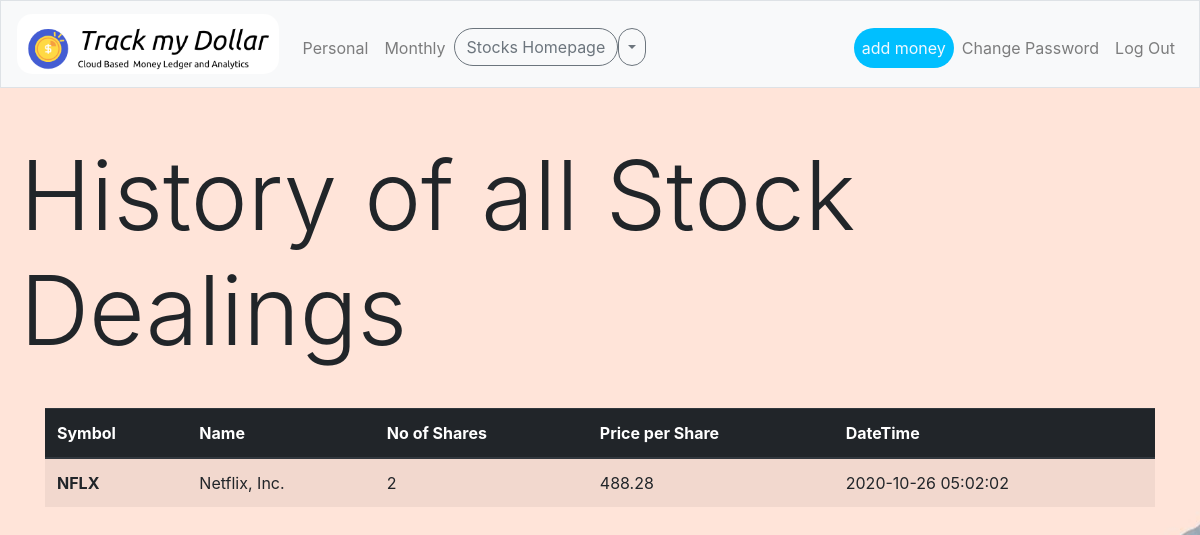
/stock/history (signed in), run on the app's committed database.
### tables this page shows
CREATE TABLE "history" (
	"stock_name"	VARCHAR(30),
	"shares"	INTEGER,
	"price"	INTEGER,
	"time"	timestamp NOT NULL DEFAULT CURRENT_TIMESTAMP,
	"user_id"	INTEGER
, "symbol"	TEXT);

### app.py (the view)
@app.route("/stock/history")
@login_required
def history():
    """Show history of transactions"""
    transactions= db.execute("""
                                SELECT symbol,stock_name,shares,price,time
                                FROM history
                                WHERE user_id=:user_id;
    """, user_id=session["user_id"])
    revealing =[]
    for transaction in transactions:
            revealing.append({
            "symbol":  transaction["symbol"],
            "name": transaction["stock_name"],
            "shares": transaction["shares"],
            "price": transaction["price"],
            "time": transaction["time"]
        })
    return render_template("stockhistory.html",revealing=revealing)

### app.py (called while the page is built)
@app.after_request
def after_request(response):
    response.headers["Cache-Control"] = "no-cache, no-store, must-revalidate"
    response.headers["Expires"] = 0
    response.headers["Pragma"] = "no-cache"
    return response

### helpers.py (called while the page is built)
def login_required(f):
    @wraps(f)
    def decorated_function(*args, **kwargs):
        if session.get("user_id") is None:
            return redirect("/login")
        return f(*args, **kwargs)
    return decorated_function

### templates/stockhistory.html
{% extends "layout.html" %} {% block title %} Log In {% endblock %} {% block main %}
<h1 class="display-1 " style="margin: 20px;">History of all Stock Dealings</h1>
<main class="container">
    <table class="table table-striped  table-hover">
        <thead class="thead-dark">
            <tr>
                <th scope="col">Symbol</th>
                <th scope="col">Name</th>
                <th scope="col">No of Shares</th>
                <th scope="col">Price per Share</th>
                <th scope="col">DateTime</th>
            </tr>
        </thead>
        <tbody>
            {% for reveal in revealing: %}
            <tr>
                <th scope="row">{{reveal["symbol"].upper()}}</th>
                <td>{{reveal["name"]}}</td>
                <td>{{reveal["shares"]}}</td>
                <td>{{reveal["price"]}}</td>
                <td>{{reveal["time"]}}</td>
            </tr>
            {% endfor %}
        </tbody>
    </table>
</main>
{% endblock %}

### static/styles.css (style rules this page uses)
.table { margin-top: 20px; margin-bottom: 20px; }
body { background-image: url("/static/background.jpg"); background-repeat: no-repeat; background-position: center; }
main { overflow-x: auto; }

### data on the page
history: symbol "NFLX", name "Netflix, Inc.", shares "2", price "488.28", time "2020-10-26 05:02:02"
